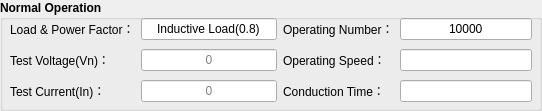
    <widget class="QGroupBox" name="groupBox_11">
     <property name="geometry">
      <rect>
       <x>30</x>
       <y>520</y>
       <width>542</width>
       <height>111</height>
      </rect>
     </property>
     <property name="font">
      <font>
       <weight>75</weight>
       <bold>true</bold>
      </font>
     </property>
     <property name="styleSheet">
      <string notr="true">
#groupBox_login * {background-color: rgb();}</string>
     </property>
     <property name="title">
      <string>Normal Operation</string>
     </property>
     <widget class="QWidget" name="gridLayoutWidget_14">
      <property name="geometry">
       <rect>
        <x>283</x>
        <y>15</y>
        <width>249</width>
        <height>91</height>
       </rect>
      </property>
      <layout class="QGridLayout" name="gridLayout_27">
       <item row="0" column="0">
        <widget class="QLabel" name="label_30">
         <property name="styleSheet">
          <string notr="true"/>
         </property>
         <property name="text">
          <string>Operating Number：</string>
         </property>
         <property name="alignment">
          <set>Qt::AlignLeading|Qt::AlignLeft|Qt::AlignVCenter</set>
         </property>
        </widget>
       </item>
       <item row="0" column="1">
        <widget class="QLineEdit" name="lineEditHandleNum_2">
         <property name="focusPolicy">
          <enum>Qt::NoFocus</enum>
         </property>
         <property name="text">
          <string>10000</string>
         </property>
         <property name="alignment">
          <set>Qt::AlignCenter</set>
         </property>
         <property name="readOnly">
          <bool>true</bool>
         </property>
        </widget>
       </item>
       <item row="1" column="0">
        <widget class="QLabel" name="label_31">
         <property name="styleSheet">
          <string notr="true"/>
         </property>
         <property name="text">
          <string>Operating Speed：</string>
         </property>
         <property name="alignment">
          <set>Qt::AlignLeading|Qt::AlignLeft|Qt::AlignVCenter</set>
         </property>
        </widget>
       </item>
       <item row="2" column="0">
        <widget class="QLabel" name="label_32">
         <property name="styleSheet">
          <string notr="true"/>
         </property>
         <property name="text">
          <string>Conduction Time：</string>
         </property>
         <property name="alignment">
          <set>Qt::AlignLeading|Qt::AlignLeft|Qt::AlignVCenter</set>
         </property>
        </widget>
       </item>
       <item row="1" column="1">
        <widget class="QLineEdit" name="lineEditHandleRate_2">
         <property name="focusPolicy">
          <enum>Qt::NoFocus</enum>
         </property>
         <property name="toolTip">
          <string>/min</string>
         </property>
         <property name="text">
          <string/>
         </property>
         <property name="alignment">
          <set>Qt::AlignCenter</set>
         </property>
         <property name="readOnly">
          <bool>true</bool>
         </property>
        </widget>
       </item>
       <item row="2" column="1">
        <widget class="QLineEdit" name="lineEditTongTime_2">
         <property name="focusPolicy">
          <enum>Qt::NoFocus</enum>
         </property>
         <property name="toolTip">
          <string>s</string>
         </property>
         <property name="text">
          <string/>
         </property>
         <property name="alignment">
          <set>Qt::AlignCenter</set>
         </property>
         <property name="readOnly">
          <bool>true</bool>
         </property>
        </widget>
       </item>
      </layout>
     </widget>
     <widget class="QWidget" name="gridLayoutWidget_13">
      <property name="geometry">
       <rect>
        <x>10</x>
        <y>15</y>
        <width>267</width>
        <height>91</height>
       </rect>
      </property>
      <layout class="QGridLayout" name="gridLayout_26">
       <item row="3" column="0">
        <widget class="QLabel" name="label_29">
         <property name="styleSheet">
          <string notr="true"/>
         </property>
         <property name="text">
          <string>Test Current(In)：</string>
         </property>
         <property name="alignment">
          <set>Qt::AlignLeading|Qt::AlignLeft|Qt::AlignVCenter</set>
         </property>
        </widget>
       </item>
       <item row="1" column="0">
        <widget class="QLabel" name="label_27">
         <property name="styleSheet">
          <string notr="true"/>
         </property>
         <property name="text">
          <string>Load &amp; Power Factor：</string>
         </property>
         <property name="alignment">
          <set>Qt::AlignLeading|Qt::AlignLeft|Qt::AlignVCenter</set>
         </property>
        </widget>
       </item>
       <item row="2" column="0">
        <widget class="QLabel" name="label_28">
         <property name="styleSheet">
          <string notr="true"/>
         </property>
         <property name="text">
          <string>Test Voltage(Vn)：</string>
         </property>
         <property name="alignment">
          <set>Qt::AlignLeading|Qt::AlignLeft|Qt::AlignVCenter</set>
         </property>
        </widget>
       </item>
       <item row="1" column="1">
        <widget class="QLineEdit" name="lineEditRn_3">
         <property name="font">
          <font>
           <pointsize>9</pointsize>
          </font>
         </property>
         <property name="focusPolicy">
          <enum>Qt::NoFocus</enum>
         </property>
         <property name="text">
          <string>Inductive Load(0.8)</string>
         </property>
         <property name="alignment">
          <set>Qt::AlignCenter</set>
         </property>
         <property name="readOnly">
          <bool>true</bool>
         </property>
        </widget>
       </item>
       <item row="2" column="1">
        <widget class="QLineEdit" name="lineEditVn_t_3">
         <property name="focusPolicy">
          <enum>Qt::NoFocus</enum>
         </property>
         <property name="alignment">
          <set>Qt::AlignCenter</set>
         </property>
         <property name="readOnly">
          <bool>true</bool>
         </property>
         <property name="placeholderText">
          <string>0</string>
         </property>
        </widget>
       </item>
       <item row="3" column="1">
        <widget class="QLineEdit" name="lineEditIn_t_3">
         <property name="focusPolicy">
          <enum>Qt::NoFocus</enum>
         </property>
         <property name="alignment">
          <set>Qt::AlignCenter</set>
         </property>
         <property name="readOnly">
          <bool>true</bool>
         </property>
         <property name="placeholderText">
          <string>0</string>
         </property>
        </widget>
       </item>
      </layout>
     </widget>
    </widget>
